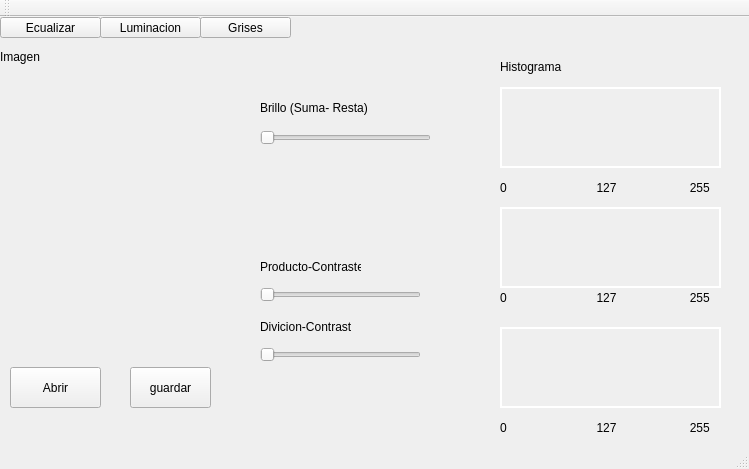
<?xml version="1.0" encoding="UTF-8"?>
<ui version="4.0">
 <class>MainWindow</class>
 <widget class="QMainWindow" name="MainWindow">
  <property name="geometry">
   <rect>
    <x>0</x>
    <y>0</y>
    <width>749</width>
    <height>469</height>
   </rect>
  </property>
  <property name="windowTitle">
   <string>MainWindow</string>
  </property>
  <widget class="QWidget" name="centralWidget">
   <widget class="QLabel" name="label">
    <property name="geometry">
     <rect>
      <x>0</x>
      <y>60</y>
      <width>221</width>
      <height>261</height>
     </rect>
    </property>
    <property name="autoFillBackground">
     <bool>true</bool>
    </property>
    <property name="text">
     <string/>
    </property>
   </widget>
   <widget class="QSlider" name="horizontalSlider">
    <property name="geometry">
     <rect>
      <x>260</x>
      <y>110</y>
      <width>171</width>
      <height>21</height>
     </rect>
    </property>
    <property name="minimum">
     <number>0</number>
    </property>
    <property name="maximum">
     <number>100</number>
    </property>
    <property name="orientation">
     <enum>Qt::Horizontal</enum>
    </property>
   </widget>
   <widget class="QLabel" name="label_4">
    <property name="geometry">
     <rect>
      <x>500</x>
      <y>40</y>
      <width>81</width>
      <height>20</height>
     </rect>
    </property>
    <property name="text">
     <string>Histograma</string>
    </property>
   </widget>
   <widget class="QLabel" name="label_5">
    <property name="geometry">
     <rect>
      <x>0</x>
      <y>30</y>
      <width>81</width>
      <height>20</height>
     </rect>
    </property>
    <property name="text">
     <string>Imagen</string>
    </property>
   </widget>
   <widget class="QPushButton" name="OpenImage">
    <property name="geometry">
     <rect>
      <x>10</x>
      <y>350</y>
      <width>91</width>
      <height>41</height>
     </rect>
    </property>
    <property name="text">
     <string>Abrir</string>
    </property>
   </widget>
   <widget class="QPushButton" name="Save">
    <property name="geometry">
     <rect>
      <x>130</x>
      <y>350</y>
      <width>81</width>
      <height>41</height>
     </rect>
    </property>
    <property name="text">
     <string>guardar</string>
    </property>
   </widget>
   <widget class="QSlider" name="Contraste">
    <property name="geometry">
     <rect>
      <x>260</x>
      <y>270</y>
      <width>161</width>
      <height>16</height>
     </rect>
    </property>
    <property name="minimum">
     <number>1</number>
    </property>
    <property name="maximum">
     <number>50</number>
    </property>
    <property name="singleStep">
     <number>1</number>
    </property>
    <property name="pageStep">
     <number>10</number>
    </property>
    <property name="orientation">
     <enum>Qt::Horizontal</enum>
    </property>
   </widget>
   <widget class="QLabel" name="label_6">
    <property name="geometry">
     <rect>
      <x>260</x>
      <y>300</y>
      <width>91</width>
      <height>20</height>
     </rect>
    </property>
    <property name="text">
     <string>Divicion-Contraste</string>
    </property>
   </widget>
   <widget class="QSlider" name="Divicion">
    <property name="geometry">
     <rect>
      <x>260</x>
      <y>330</y>
      <width>161</width>
      <height>16</height>
     </rect>
    </property>
    <property name="minimum">
     <number>1</number>
    </property>
    <property name="maximum">
     <number>50</number>
    </property>
    <property name="singleStep">
     <number>1</number>
    </property>
    <property name="pageStep">
     <number>10</number>
    </property>
    <property name="orientation">
     <enum>Qt::Horizontal</enum>
    </property>
   </widget>
   <widget class="QLabel" name="label_3">
    <property name="geometry">
     <rect>
      <x>260</x>
      <y>240</y>
      <width>101</width>
      <height>20</height>
     </rect>
    </property>
    <property name="text">
     <string>Producto-Contraste</string>
    </property>
   </widget>
   <widget class="QLabel" name="label_8">
    <property name="geometry">
     <rect>
      <x>500</x>
      <y>400</y>
      <width>221</width>
      <height>21</height>
     </rect>
    </property>
    <property name="text">
     <string>0                           127                      255</string>
    </property>
   </widget>
   <widget class="QLabel" name="label_11">
    <property name="geometry">
     <rect>
      <x>500</x>
      <y>270</y>
      <width>221</width>
      <height>21</height>
     </rect>
    </property>
    <property name="text">
     <string>0                           127                      255</string>
    </property>
   </widget>
   <widget class="QLabel" name="label_10">
    <property name="geometry">
     <rect>
      <x>500</x>
      <y>160</y>
      <width>221</width>
      <height>21</height>
     </rect>
    </property>
    <property name="text">
     <string>0                           127                      255</string>
    </property>
   </widget>
   <widget class="QLabel" name="ui_histogramaB_2">
    <property name="geometry">
     <rect>
      <x>500</x>
      <y>190</y>
      <width>221</width>
      <height>81</height>
     </rect>
    </property>
    <property name="styleSheet">
     <string notr="true">border: 2px solid white</string>
    </property>
    <property name="text">
     <string/>
    </property>
   </widget>
   <widget class="QLabel" name="ui_histogramaB">
    <property name="geometry">
     <rect>
      <x>500</x>
      <y>310</y>
      <width>221</width>
      <height>81</height>
     </rect>
    </property>
    <property name="styleSheet">
     <string notr="true">border: 2px solid white</string>
    </property>
    <property name="text">
     <string/>
    </property>
   </widget>
   <widget class="QLabel" name="ui_histogramaB_3">
    <property name="geometry">
     <rect>
      <x>500</x>
      <y>70</y>
      <width>221</width>
      <height>81</height>
     </rect>
    </property>
    <property name="styleSheet">
     <string notr="true">border: 2px solid white</string>
    </property>
    <property name="text">
     <string/>
    </property>
   </widget>
   <widget class="QLabel" name="label_2">
    <property name="geometry">
     <rect>
      <x>260</x>
      <y>80</y>
      <width>209</width>
      <height>22</height>
     </rect>
    </property>
    <property name="text">
     <string>Brillo (Suma- Resta)</string>
    </property>
   </widget>
   <widget class="QPushButton" name="Equalisacion">
    <property name="geometry">
     <rect>
      <x>0</x>
      <y>0</y>
      <width>101</width>
      <height>21</height>
     </rect>
    </property>
    <property name="text">
     <string>Ecualizar</string>
    </property>
   </widget>
   <widget class="QPushButton" name="Griss">
    <property name="geometry">
     <rect>
      <x>200</x>
      <y>0</y>
      <width>91</width>
      <height>21</height>
     </rect>
    </property>
    <property name="text">
     <string>Grises</string>
    </property>
   </widget>
   <widget class="QPushButton" name="Gamma">
    <property name="geometry">
     <rect>
      <x>100</x>
      <y>0</y>
      <width>101</width>
      <height>21</height>
     </rect>
    </property>
    <property name="text">
     <string>Luminacion</string>
    </property>
   </widget>
  </widget>
  <widget class="QToolBar" name="mainToolBar">
   <attribute name="toolBarArea">
    <enum>TopToolBarArea</enum>
   </attribute>
   <attribute name="toolBarBreak">
    <bool>false</bool>
   </attribute>
  </widget>
  <widget class="QStatusBar" name="statusBar"/>
 </widget>
 <layoutdefault spacing="6" margin="11"/>
 <resources/>
 <connections/>
</ui>
